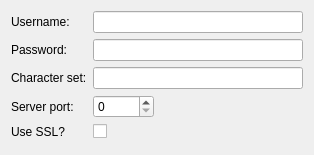
<?xml version="1.0" encoding="UTF-8"?>
<ui version="4.0">
 <class>AdvancedOptionsWidget</class>
 <widget class="QWidget" name="AdvancedOptionsWidget">
  <property name="geometry">
   <rect>
    <x>0</x>
    <y>0</y>
    <width>314</width>
    <height>155</height>
   </rect>
  </property>
  <property name="windowTitle">
   <string>Account Preferences</string>
  </property>
  <layout class="QFormLayout" name="formLayout">
   <property name="fieldGrowthPolicy">
    <enum>QFormLayout::ExpandingFieldsGrow</enum>
   </property>
   <item row="0" column="0">
    <widget class="QLabel" name="usernameLabel">
     <property name="text">
      <string>Username:</string>
     </property>
     <property name="buddy">
      <cstring>usernameLineEdit</cstring>
     </property>
    </widget>
   </item>
   <item row="0" column="1">
    <widget class="KLineEdit" name="usernameLineEdit">
     <property name="toolTip">
      <string/>
     </property>
     <property name="whatsThis">
      <string/>
     </property>
    </widget>
   </item>
   <item row="2" column="0">
    <widget class="QLabel" name="passwordLabel">
     <property name="text">
      <string>Password:</string>
     </property>
     <property name="alignment">
      <set>Qt::AlignRight|Qt::AlignTrailing|Qt::AlignVCenter</set>
     </property>
     <property name="buddy">
      <cstring>passwordLineEdit</cstring>
     </property>
    </widget>
   </item>
   <item row="2" column="1">
    <widget class="KLineEdit" name="passwordLineEdit">
     <property name="echoMode">
      <enum>QLineEdit::Password</enum>
     </property>
     <property name="showClearButton" stdset="0">
      <bool>true</bool>
     </property>
     <property name="passwordMode">
      <bool>true</bool>
     </property>
    </widget>
   </item>
   <item row="5" column="0">
    <widget class="QLabel" name="charsetLabel">
     <property name="text">
      <string>Character set:</string>
     </property>
     <property name="buddy">
      <cstring>charsetLineEdit</cstring>
     </property>
    </widget>
   </item>
   <item row="5" column="1">
    <widget class="KLineEdit" name="charsetLineEdit"/>
   </item>
   <item row="6" column="0">
    <widget class="QLabel" name="portLabel">
     <property name="text">
      <string>Server port:</string>
     </property>
     <property name="buddy">
      <cstring>portSpinBox</cstring>
     </property>
    </widget>
   </item>
   <item row="6" column="1">
    <widget class="KIntSpinBox" name="portSpinBox">
     <property name="maximum">
      <number>65535</number>
     </property>
    </widget>
   </item>
   <item row="7" column="0">
    <widget class="QLabel" name="useSslLabel">
     <property name="text">
      <string>Use SSL?</string>
     </property>
     <property name="buddy">
      <cstring>useSslCheckBox</cstring>
     </property>
    </widget>
   </item>
   <item row="7" column="1">
    <widget class="QCheckBox" name="useSslCheckBox">
     <property name="text">
      <string/>
     </property>
    </widget>
   </item>
  </layout>
 </widget>
 <customwidgets>
  <customwidget>
   <class>KIntSpinBox</class>
   <extends>QSpinBox</extends>
   <header>knuminput.h</header>
  </customwidget>
  <customwidget>
   <class>KLineEdit</class>
   <extends>QLineEdit</extends>
   <header>klineedit.h</header>
  </customwidget>
 </customwidgets>
 <tabstops>
  <tabstop>usernameLineEdit</tabstop>
  <tabstop>passwordLineEdit</tabstop>
  <tabstop>charsetLineEdit</tabstop>
  <tabstop>portSpinBox</tabstop>
  <tabstop>useSslCheckBox</tabstop>
 </tabstops>
 <resources/>
 <connections/>
</ui>
